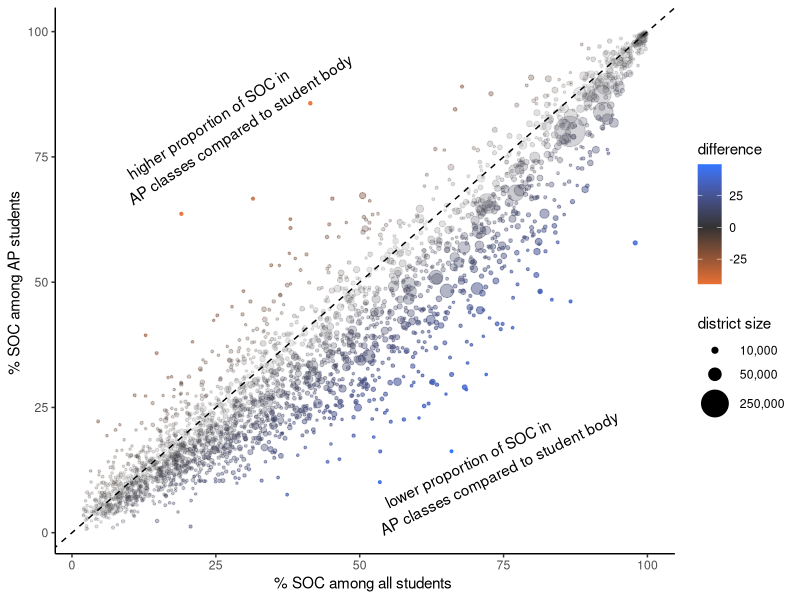

Generate this figure with R:
## ---- chunk 1
options(show.signif.stars = FALSE)
knitr::opts_chunk$set(echo = TRUE, fig.path='output/')
suppressPackageStartupMessages(library(tidyverse))
## ---- chunk 2
ap_by_race <- read_csv("data/school_ap_enrollment_by_race.csv")
## ---- chunk 3
set.seed(12345)
ap_by_race %>%
  group_by(state, district, school) %>%
  summarise() %>%
  ungroup() %>%
  slice_sample(n = 2) %>%
  left_join(ap_by_race, by = c("state", "district", "school")) %>%
  knitr::kable()
## ---- chunk 4
district_percent_soc <- ap_by_race %>%
  group_by(state, district, type) %>%
  summarize(`% SOC` =100*(1- sum(White)/sum(total)), students = sum(total)) %>%
  pivot_wider(
    names_from = c("type"),
    values_from = c("% SOC", "students"),
    names_sep = " ",
    values_fill = 0
  ) %>%
  filter(`% SOC ap` %% 1 != 0, `students total` > 1000)
## ---- chunk 5
set.seed(12345)
district_percent_soc %>%
  ungroup() %>%
  slice_sample(n = 14) %>%
  mutate_at(vars(`% SOC total`, `% SOC ap`), ~str_c(format(., digits = 1), "%")) %>%
  knitr::kable(format = "markdown", digits = 0)
## ---- chunk 6
p <- district_percent_soc %>% ungroup() %>% summarize(m = mean(`% SOC ap` < `% SOC total`)) %>% pull(m)
p2 <- district_percent_soc %>% ungroup() %>% summarize(m = mean(`% SOC ap` < .5*`% SOC total`)) %>% pull(m)
## ---- chunk 7
district_percent_soc %>%
  ggplot(aes(
    x = `% SOC total`,
    y = `% SOC ap`,
    color = after_stat(x - y),
    alpha = after_stat(abs((x-y))),
    size = `students total`
  )) +
  geom_point() +
  geom_abline(slope = 1, intercept = 0, linetype = 2) +
  theme_classic() +
  scale_size_area(
    "district size",
    breaks = c(10000, 50000, 250000),
    max_size = 10,
    labels = function(x) str_c(x/1e3, ",000")) +
    scale_color_gradient2(
      "difference",
      mid = "#333333",
      high = "#3377FF",
      low = "#FF7733") +
    scale_alpha(guide = FALSE) +
  annotate(
    "text", x = 25, y = 80, angle = 33,
    label = "higher proportion of SOC in 
           AP classes compared to student body"
  ) +
  annotate(
    "text", x = 70, y = 12, angle = 26,
    label = "lower proportion of SOC in 
           AP classes compared to student body"
  ) +
  xlab("% SOC among all students ") +
  ylab("% SOC among AP students ")
## ---- chunk 8
lm(`% SOC ap` ~ `% SOC total`, district_percent_soc)
